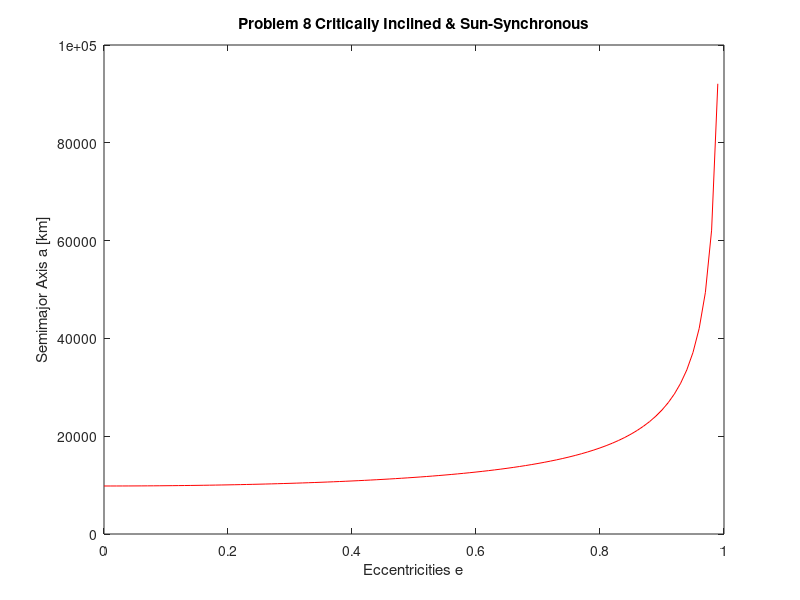

MATLAB code to generate this figure:
%% Problem 8
%i for satellite for critical inclined & sun-synch orbit
%plot e v.s. a 
mu=398600.4415;
R=6378.1363;
J2=0.00108248;
d_OMEGA=1.991e-7;
f=3.353e-3;
i=116.6;
i_deg=(i*pi)/180; %inclination for critically inclined

e=0:0.01:1; %pass through all possible eccentricities from circle to elliptical
a=(-(((3/2)*sqrt(mu)*J2*R^2)./(d_OMEGA./cos(i_deg)))./(1-e.^2).^2).^(2/7); %using eqn from sunny function and OMEGA dot

%Figure TIMEEEE WOOOO
disp('Inclination for critically inclined & sun-synchronous orbit: ')
disp(i)
plot(e,a,'r')
xlabel('Eccentricities e')
ylabel('Semimajor Axis a [km]')
title('Problem 8 Critically Inclined & Sun-Synchronous')
